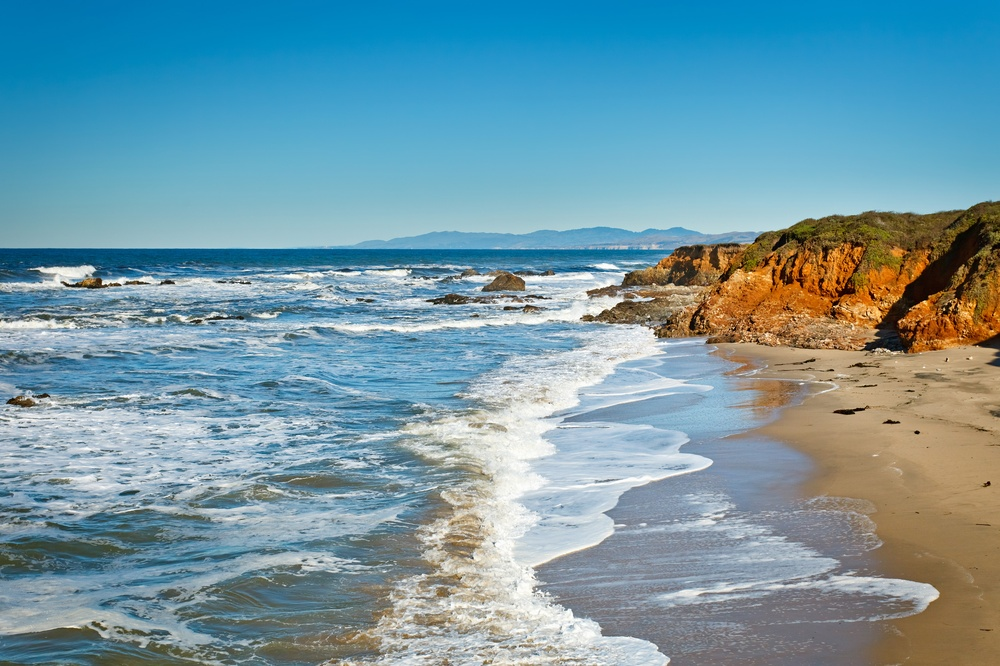
#> input picture Cliff_beach_BOEM_gov.jpg, 1000 x 666 px, shrunk from 2746 x 1830 before the run
$ python ex2_statlearn.py
#> lines starting #> are read from the running program, lines starting #| are printed output that depends on the picture

# Q1

import pandas as pd
import numpy as np
import statsmodels.api as sm
import matplotlib.pyplot as plt
from PIL import Image
import warnings
pd.options.display.float_format = '{:.5f}'.format
pd.set_option('display.max_columns', 500)
warnings.filterwarnings('ignore')

### a

# Load the image using PIL
img = Image.open("Cliff_beach_BOEM_gov.jpg")
#> img is the input picture: PIL image 1000x666 RGB; mean R, G, B 115.2, 152.2, 164.4

# Get the dimensions of the image
width, height = img.size
#> width = 1000; height = 666
print("Image width: {}, height: {}, that is number of pixels.".format(width, height))
#| Image width: 1000, height: 666, that is number of pixels.

### b

# Convert the image to a numpy array
img_arr = np.array(img)

# Normalize the image by subtracting the mean and dividing by the standard deviation
img_arr_normalized = (img_arr - np.mean(img_arr)) / np.std(img_arr)

# Clip the values in the array to the range [0, 1]
img_arr_normalized = np.clip(img_arr_normalized, 0, 1)
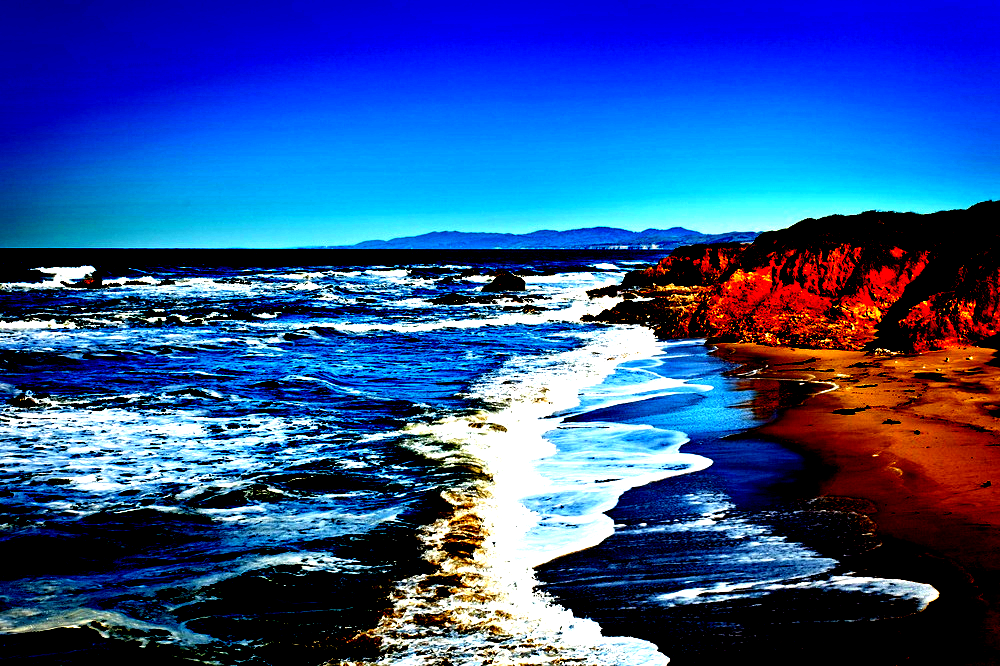
#> img_arr_normalized: shape (666, 1000, 3) float64; mean R, G, B 0.189, 0.328, 0.576

fig, (ax1, ax2) = plt.subplots(1, 2, figsize=(10, 5))
ax1.imshow(img_arr)
ax1.set_title("Original Image")
ax2.imshow(img_arr_normalized)
ax2.set_title("Normalized Image")
plt.show()
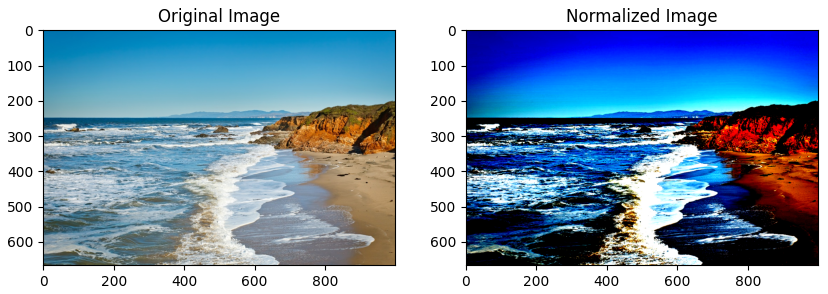
#> figure drawn by matplotlib, 2 panels
### c

# Downscale the normalized image to reduce the computation time
scale_factor = 0.2
img_arr_normalized_downscaled = img_arr_normalized[::int(1/scale_factor), ::int(1/scale_factor), :]
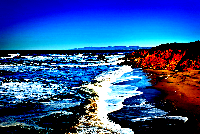
#> img_arr_normalized_downscaled: shape (134, 200, 3) float64; mean R, G, B 0.187, 0.327, 0.576

# Perform SVD decomposition and obtain the singular values
U, s, Vt = np.linalg.svd(img_arr_normalized_downscaled, full_matrices=False)
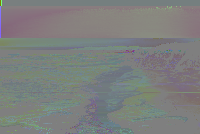
#> U: shape (134, 200, 3) float64; mean R, G, B -0.0217, 0.000435, -0.00987; drawn with min black and max white
#> s = 134 rows, first 8: [11.47, 0, 0], [11.58, 0, 0], [11.7, 0, 0], [11.8, 0, 0], [11.95, 0, 0], [12.11, 0, 0], [12.32, 0.0017, 0], [12.58, 0.0443, 0]
s_values = s / s[0] # Normalize the singular values by the largest one
#> s_values = 134 rows, first 8: [1, nan, nan], [1.01, nan, nan], [1.02, nan, nan], [1.03, nan, nan], [1.04, nan, nan], [1.06, nan, nan], [1.07, inf, nan], [1.1, inf, nan]

# Plot the singular values and the threshold
threshold = 0.0001 * s_values[0] # 0.01% of the largest singular value
#> threshold = [0.0001, nan, nan]
num_singular_values = np.sum(s_values > threshold)
#> num_singular_values = 134
plt.plot(s_values)
#> (the run stopped early here; a loop or call above may not have finished)
